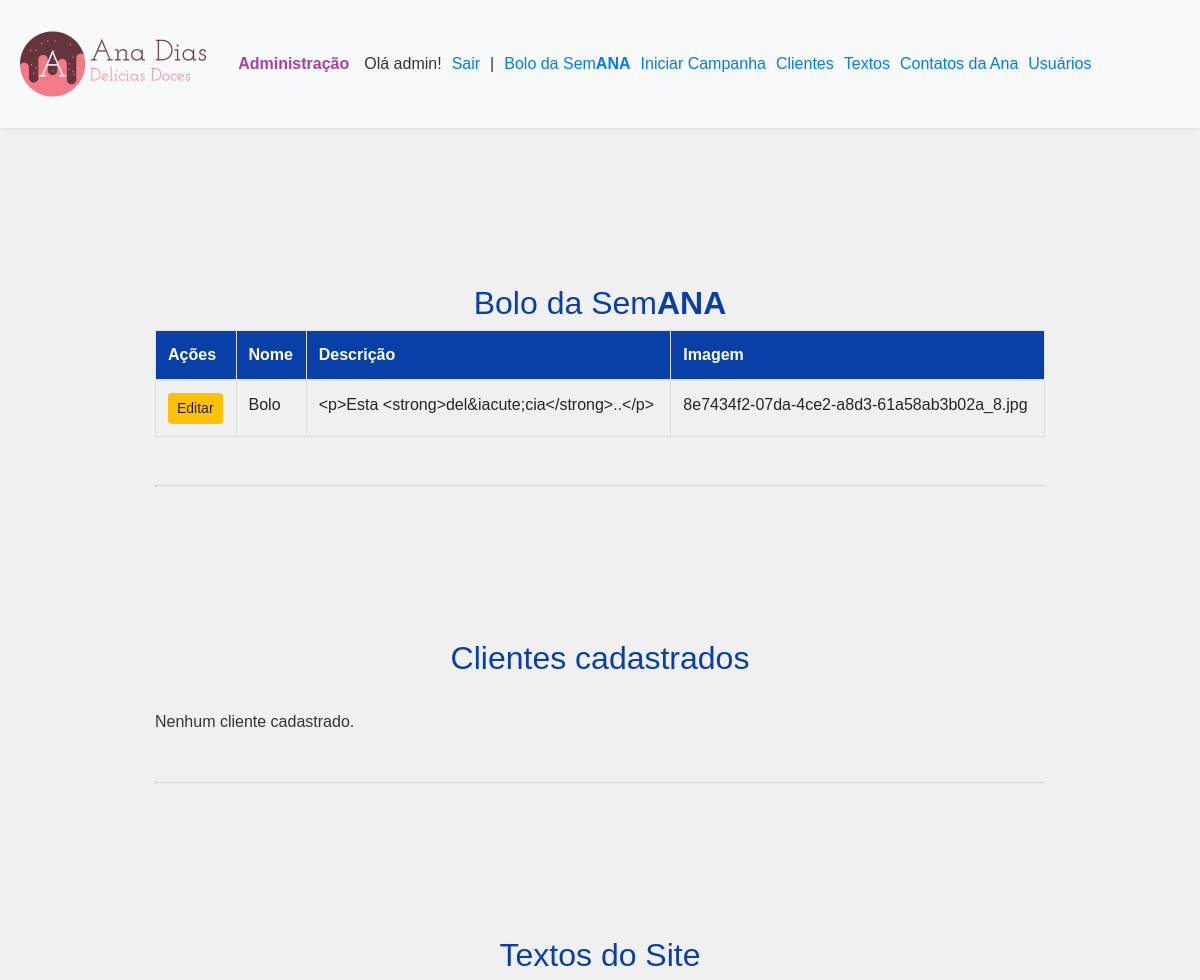
/admin (signed in, upper part), run on an earlier commit of the app's database.
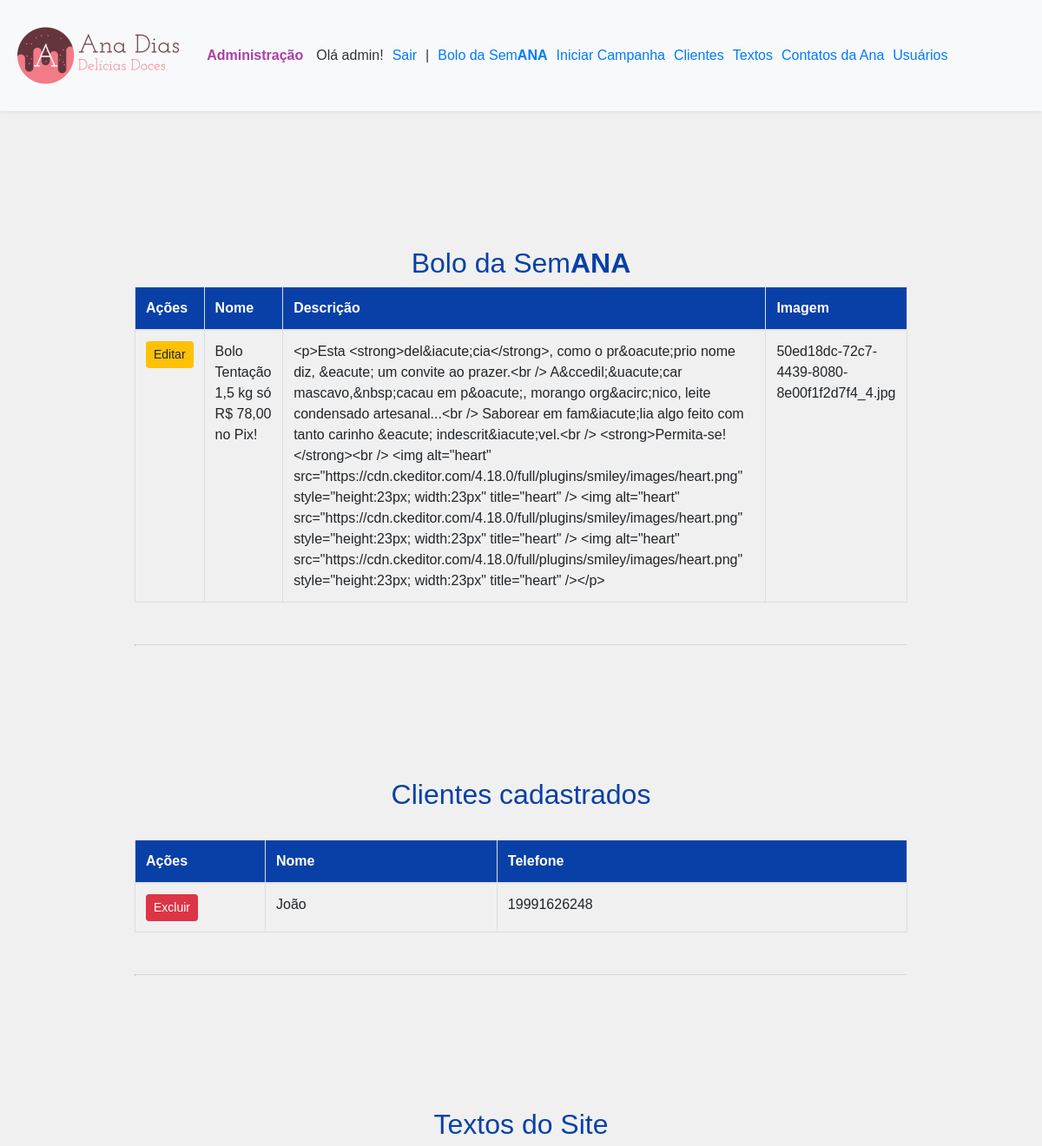
And on a later commit of the database.
### tables this page shows
CREATE TABLE usuarios (
    id INTEGER PRIMARY KEY AUTOINCREMENT,
    created TIMESTAMP NOT NULL DEFAULT CURRENT_TIMESTAMP,
    nome TEXT NOT NULL UNIQUE,
    senha TEXT NOT NULL
);

CREATE TABLE promocao (
    id INTEGER PRIMARY KEY AUTOINCREMENT,
    nome TEXT NOT NULL UNIQUE,
    descricao TEXT NOT NULL,
    imagem TEXT NOT NULL
);

CREATE TABLE cliente (
    id INTEGER PRIMARY KEY AUTOINCREMENT,
    nome TEXT NOT NULL,
    telefone TEXT NOT NULL UNIQUE
);

### app.py (the view)
@app.route('/admin')
@login_required
def admin():
    conn = get_db_connection()
    contato = conn.execute('SELECT * FROM contato').fetchall()
    promocao = conn.execute('SELECT * FROM promocao').fetchall()
    usuarios = conn.execute('SELECT * FROM usuarios').fetchall()
    textos = conn.execute('SELECT * FROM textos').fetchall()
    clientes = conn.execute('SELECT * FROM cliente').fetchall()
    conn.close()
    return render_template('admin.html', usuario=current_user.nome, contato=contato, usuarios=usuarios, textos=textos, promocao=promocao, clientes=clientes)

### app.py (called while the page is built)
def get_db_connection():
    conn = sqlite3.connect('database.db')
    conn.row_factory = sqlite3.Row
    return conn

@login_manager.user_loader
def load_user(user_id):
    conn = get_db_connection()
    usuario = conn.execute('SELECT * FROM usuarios WHERE id = ?',
                        (user_id,)).fetchone()
    conn.close()
    if usuario:
        return Usuario(usuario[0], usuario[1], usuario[2])
    return None

### templates/admin.html (shortened to what this page needs)
{% extends 'base3.html' %}
{% block content %}
	<br><br><br><br><br>
	<br>
	<div id="promocao">
	<br><br><br><br><br>
    <h2>Bolo da Sem<b>ANA</b></h2>
    {% if not promocao %}
        <p>Configuração não cadastrada.</p>
    {% else %}
        <table class="table">
            <thead>
                <tr>
                    <th>Ações</th>
                    <th>Nome</th>
                    <th>Descrição</th>
                    <th>Imagem</th>
                </tr>
            </thead>
            <tbody>
                {% for promocao in promocao %}
                    <tr>
                        <td>
                            <a href="{{ url_for('edit_promocao', id=promocao.id) }}" class="btn btn-sm btn-warning">Editar</a>
                        </td>
                        <td>{{ promocao.nome }}</td>
                        <td>{{ promocao.descricao }}</td>
                        <td>{{ promocao.imagem }}</td>
                    </tr>
                {% endfor %}
            </tbody>
        </table>
    {% endif %}
    </div>
	<br>
	<hr>
	<br>
	<div id="clientes">
	<br><br><br><br><br>
    <h2>Clientes cadastrados</h2>
    <br>
    {% if not clientes %}
        <p>Nenhum cliente cadastrado.</p>
    {% else %}
        <table class="table">
            <thead>
                <tr>
                    <th width="150">Ações</th>
                    <th>Nome</th>
                    <th>Telefone</th>
                </tr>
            </thead>
            <tbody>
                {% for cliente in clientes %}
                    <tr>
                        <td width="150">
                        	{% if usuario.nome != 'admin' %}
                            <a href="{{ url_for('excluir_cliente', id=cliente[0]) }}" class="btn btn-sm btn-danger">Excluir</a>
                            {% endif %}
                        </td>
                        <td>{{ cliente.nome }}</td>
                        <td>{{ cliente.telefone }}</td>
                    </tr>
                {% endfor %}
            </tbody>
        </table>
    {% endif %}
    </div>
    <br>
	<hr>
	<br>
	<div id="textos">
	<br><br><br><br><br>
    <h2>Textos do Site</h2>
    {% if not textos %}
        <p>Configuração não cadastrada.</p>
    {% else %}
		{% for texto in textos %}
			<br>
		{% endfor %}
    {% endif %}
    </div>
    <br>
	<br>
	<br>
	<br>
	<br>
{% endblock %}

### templates/base3.html (shortened to what this page needs)
<!doctype html>
<html lang="en">
  <head>
    <link rel="stylesheet" href="https://stackpath.bootstrapcdn.com/bootstrap/4.3.1/css/bootstrap.min.css">
	<link rel="stylesheet" href="https://cdn.jsdelivr.net/npm/bootstrap@4.6.1/dist/css/bootstrap.min.css">
	<link rel="stylesheet" href="{{ url_for('static', filename='css/style.css') }}">
  </head>
  <body>
  	<div id="topo">
    	<nav class="navbar navbar-expand-md navbar-light bg-light" style="position: fixed; top: 0; left: 0; width: 100%; z-index: 10; background-color: #fff; box-shadow: 0 0 5px rgba(0, 0, 0, 0.1);">
        <a href="{{ url_for('index')}}"><img src="{{ url_for('static', filename='img/logo/ad2.png') }}" alt="Ana Dias | Delícias Doces"></a>
        <div class="collapse navbar-collapse" id="navbarNav">
            <ul class="navbar-nav">
            <li class="xxx">
	        	<b>Administração</b>
            </li>
            </ul>
            <ul class="navbar-nav">
            <li class="nav-item active">
	        	Olá {{ usuario }}!
            </li>
            </ul>
            <ul class="navbar-nav">
            <li class="nav-item active">
	        	<a href="/logout">Sair</a>
            </li>
            </ul>
            <ul class="navbar-nav">
            <li class="nav-item active">
	        	|
            </li>
            </ul>
            <ul class="navbar-nav">
            <li class="nav-item active">
	        	<a href="#promocao">Bolo da Sem<b>ANA</b></a>
            </li>
            </ul>
            <ul class="navbar-nav">
            <li class="nav-item active">
	        	<a href="{{ url_for('campanha') }}">Iniciar Campanha</a>
            </li>
            </ul>
            <ul class="navbar-nav">
            <li class="nav-item active">
	        	<a href="#clientes">Clientes</a>
            </li>
            </ul>
            <ul class="navbar-nav">
            <li class="nav-item active">
	        	<a href="#textos">Textos</a>
            </li>
            </ul>
            <ul class="navbar-nav">
            <li class="nav-item active">
	        	<a href="#contato">Contatos da Ana</a>
            </li>
            </ul>
            <ul class="navbar-nav">
            <li class="nav-item active">
	        	<a href="#usuarios">Usuários</a>
            </li>
            </ul>
		</div>
	</div>
    <div class="container">
        {% block content %} {% endblock %}
		<br><br><br>
	<br><br><br>
    </div>
  </body>
</html>

### static/css/style.css (style rules this page uses)
h2 { color: #0940A7; font-family: Arial, sans-serif; text-align: center; padding 7px; }
hr { display: block; margin-top: 0.5em; margin-bottom: 0.5em; margin-left: auto; margin-right: auto; border-style: inset; border-width: 1px; }
table { font-family: Arial, Helvetica, sans-serif; border-collapse: collapse; width: 100%; }
table td, table th { border: 1px solid #ddd; padding: 8px; }
table th { padding-top: 12px; padding-bottom: 12px; text-align: left; background-color: #0940A7; color: white; }
nav ul { display: flex; }
nav ul li { flex: 1; margin-right: 10px; }
.container { overflow: hidden; }
body { font-family: Arial, sans-serif; font-size: 16px; color: #333; background-color: #f0f0f0; margin: 0 auto; padding: 20px; max-width: 960px; }
.xxx { color: #A940A7; font-family: Arial, sans-serif; text-align: left; padding: 5px; font-size: 16px; }

What changed in the data, as far as the page shows it:
changed promocao: nome "Bolo" → "Bolo Tentação 1,5 kg só R$ 78,00 no Pix!"; descricao "<p>Esta <strong>del&iacute;cia</strong>..</p>" → "<p>Esta <strong>del&iacute;cia</strong>, como o pr&oacute;prio nome diz, &eacute; um convite ao prazer.<br /> A&ccedil;&uacute;car mascavo,&nbsp;cacau em p&oacute;, morango org&acirc;nico, leite condensado artesanal...<br /> Saborear em fam&iacute;lia algo feito com tanto carinho &eacute; indescrit&iacute;vel.<br /> <strong>Permita-se!</strong><br /> <img alt=\"heart\" src=\"https://cdn.ckeditor.com/4.18.0/full/plugins/smiley/images/heart.png\" style=\"height:23px; width:23px\" title=\"heart\" /> <img alt=\"heart\" src=\"https://cdn.ckeditor.com/4.18.0/full/plugins/smiley/images/heart.png\" style=\"height:23px; width:23px\" title=\"heart\" /> <img alt=\"heart\"…"; imagem "8e7434f2-07da-4ce2-a8d3-61a58ab3b02a_8.jpg" → "50ed18dc-72c7-4439-8080-8e00f1f2d7f4_4.jpg"
added cliente: nome "João", telefone "19991626248"
Also different on the page:
text no longer shown: "Nenhum cliente cadastrado."
text now shown: "Ações Nome Telefone"
